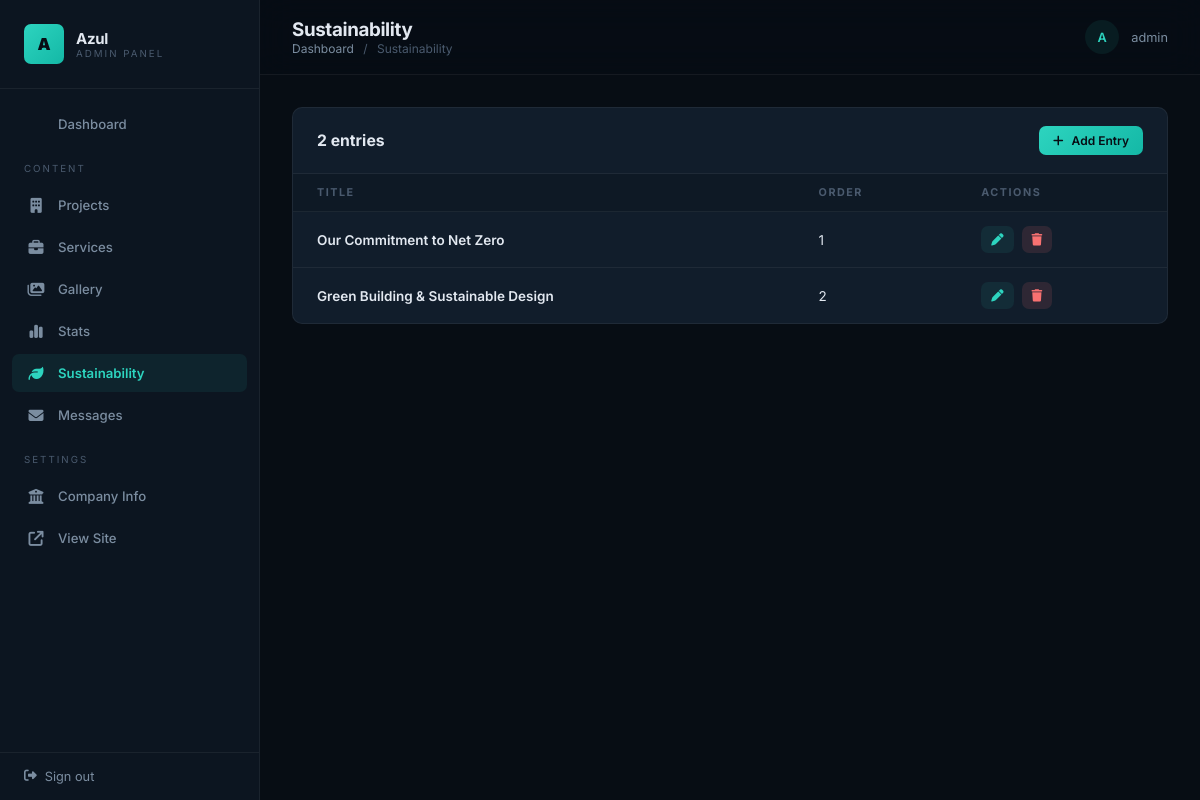
Screenshot of /manage/admin/sustainability/ (signed in) with the database file from the repository.
### core/models.py (models this page shows, shortened)
class Sustainability(models.Model):
    title = models.CharField(max_length=300)
    slug = models.SlugField(unique=True, blank=True)
    content = models.TextField()
    image = models.ImageField(upload_to='sustainability/', blank=True, null=True)
    order = models.PositiveIntegerField(default=0)
    class Meta:
        ordering = ['order']
        verbose_name_plural = 'Sustainability'

### dashboard/views.py (the view)
# urls.py: path('sustainability/', views.sustainability_list, name='dashboard_sustainability'),
@login_required(login_url='dashboard_login')
@superuser_required
def sustainability_list(request):
    entries = Sustainability.objects.all()
    return render(request, 'dashboard/sustainability/list.html', {'entries': entries})

### core/context_processors.py (called while the page is built)
def company_context(request):
    return {'company': CompanyInfo.objects.first()}

### dashboard/views.py (called while the page is built)
def superuser_required(view_func):
    return user_passes_test(lambda u: u.is_superuser, login_url='dashboard_login')(view_func)

### templates/dashboard/sustainability/list.html (shortened to what this page needs)
{% extends 'dashboard/base.html' %}
{% block header_title %}Sustainability{% endblock %}
{% block breadcrumb %}<a href="{% url 'dashboard_home' %}">Dashboard</a> <span>/</span> Sustainability{% endblock %}
{% block dashboard_content %}
<div class="table-wrapper">
    <div class="table-toolbar">
        <span class="table-toolbar__title">{{ entries.count }} entr{{ entries.count|pluralize:"y,ies" }}</span>
        <a href="{% url 'dashboard_sustainability_create' %}" class="btn btn--primary btn--sm">
            <i class="fa-solid fa-plus"></i> Add Entry
        </a>
    </div>
    {% if entries %}
    <table>
        <thead>
            <tr>
                <th>Title</th>
                <th>Order</th>
                <th>Actions</th>
            </tr>
        </thead>
        <tbody>
            {% for entry in entries %}
            <tr>
                <td style="font-weight: 600;">{{ entry.title }}</td>
                <td>{{ entry.order }}</td>
                <td>
                    <div class="table-actions">
                        <a href="{% url 'dashboard_sustainability_edit' entry.pk %}" class="edit"><i class="fa-solid fa-pen"></i></a>
                        <a href="{% url 'dashboard_sustainability_delete' entry.pk %}" class="delete" onclick="return confirm('Delete this entry?')"><i class="fa-solid fa-trash"></i></a>
                    </div>
                </td>
            </tr>
            {% endfor %}
        </tbody>
    </table>
    {% else %}
    <div class="empty"><i class="fa-solid fa-leaf"></i><p>No sustainability entries yet.</p></div>
    {% endif %}
</div>
{% endblock %}

### templates/dashboard/base.html (shortened to what this page needs)
<!DOCTYPE html>
<html lang="en">
<head>
    <link rel="stylesheet" href="https://cdnjs.cloudflare.com/ajax/libs/font-awesome/6.5.1/css/all.min.css">
</head>
<body>
    <aside class="sidebar">
        <div class="sidebar__brand">
            <div class="sidebar__brand-icon">A</div>
            <div>
                <div class="sidebar__brand-text">Azul</div>
                <div class="sidebar__brand-sub">Admin Panel</div>
            </div>
        </div>
        <nav class="sidebar__nav">
            <a href="{% url 'dashboard_home' %}" class="sidebar__link {% if request.resolver_match.url_name == 'dashboard_home' %}active{% endif %}">
                 Dashboard
            </a>
            <div class="sidebar__section">Content</div>
            <a href="{% url 'dashboard_projects' %}" class="sidebar__link {% if 'project' in request.resolver_match.url_name %}active{% endif %}">
                <i class="fa-solid fa-building"></i> Projects
            </a>
            <a href="{% url 'dashboard_services' %}" class="sidebar__link {% if 'service' in request.resolver_match.url_name %}active{% endif %}">
                <i class="fa-solid fa-briefcase"></i> Services
            </a>
            <a href="{% url 'dashboard_gallery' %}" class="sidebar__link {% if 'gallery' in request.resolver_match.url_name %}active{% endif %}">
                <i class="fa-solid fa-images"></i> Gallery
            </a>
            <a href="{% url 'dashboard_stats' %}" class="sidebar__link {% if 'stat' in request.resolver_match.url_name %}active{% endif %}">
                <i class="fa-solid fa-chart-simple"></i> Stats
            </a>
            <a href="{% url 'dashboard_sustainability' %}" class="sidebar__link {% if 'sustainability' in request.resolver_match.url_name %}active{% endif %}">
                <i class="fa-solid fa-leaf"></i> Sustainability
            </a>
            <a href="{% url 'dashboard_contact_messages' %}" class="sidebar__link {% if 'message' in request.resolver_match.url_name %}active{% endif %}">
                <i class="fa-solid fa-envelope"></i> Messages
            </a>
            <div class="sidebar__section">Settings</div>
            <a href="{% url 'dashboard_company' %}" class="sidebar__link {% if 'company' in request.resolver_match.url_name %}active{% endif %}">
                <i class="fa-solid fa-building-columns"></i> Company Info
            </a>
            <a href="{% url 'home' %}" class="sidebar__link" target="_blank">
                <i class="fa-solid fa-arrow-up-right-from-square"></i> View Site
            </a>
        </nav>
        <div class="sidebar__footer">
            <a href="{% url 'dashboard_logout' %}">
                <i class="fa-solid fa-right-from-bracket"></i> Sign out
            </a>
        </div>
    </aside>
    <div class="main">
        <header class="main__header">
            <div>
                <h1 class="main__title">{% block header_title %}Dashboard{% endblock %}</h1>
                <div class="main__breadcrumb">{% block breadcrumb %}{% endblock %}</div>
            </div>
            <div class="main__user">
                <div class="main__user-avatar">{{ request.user.username|first|upper }}</div>
                {{ request.user.username }}
            </div>
        </header>
        <div class="main__content">
            {% block dashboard_content %}{% endblock %}
        </div>
    </div>
</body>
</html>

### rows the page displays
Sustainability: title "Our Commitment to Net Zero", order "1"
Sustainability: title "Green Building & Sustainable Design", order "2"

### other values shown
{{ request.user.username|first|upper }} "A"
{{ request.user.username }} "admin"
{{ entries.count }} "2"
